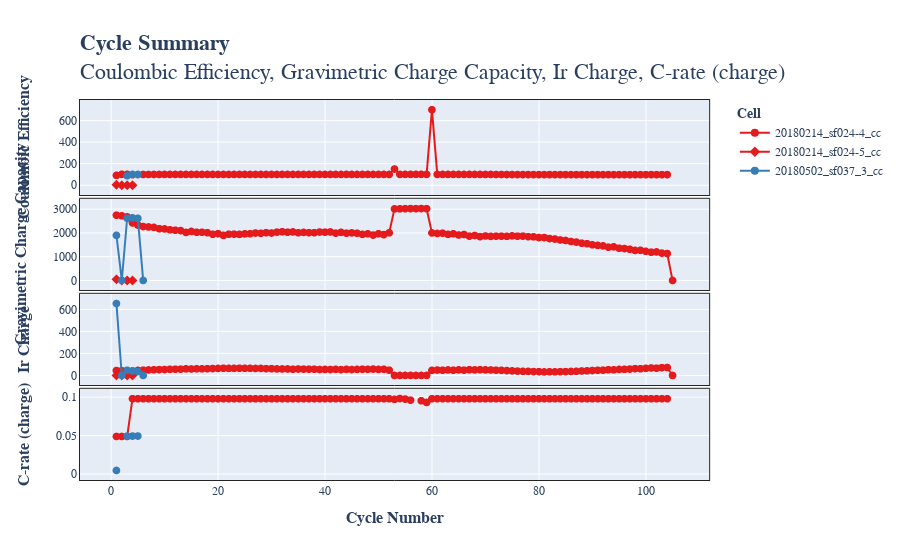

This figure's notebook cell:
### Markdown cell above
# 4. Looking at the data

### Code cell
# Plot the charge capacity and the C.E. (and resistance) vs. cycle number (standard plot)
b.plot(rate=True)

### Figure 1 — Plotly figure (JSON) as saved in the notebook; plotly's stock layout.template omitted (floating-point values rounded to 4 significant figures)
{"data": [{"hovertemplate": "20180214_sf024-4_cc<br>Group=1<br>Sub-group=1<br>Variable=coulombic_efficiency<br>Cycle number=%{x}<br>Value=%{y}<extra></extra>", "legendgroup": "1", "line": {"color": "rgb(228,26,28)", "dash": "solid"}, "marker": {"size": 8, "symbol": "circle"}, "mode": "lines+markers", "name": "20180214_sf024-4_cc", "showlegend": true, "type": "scattergl", "x": [1, 2, 3, 4, 5, 6, 7, 8, 9, 10, 11, 12, 13, 14, 15, 16, 17, 18, 19, 20, 21, 22, 23, 24, 25, 26, 27, 28, 29, 30, 31, 32, 33, 34, 35, 36, 37, 38, 39, 40, 41, 42, 43, 44, 45, 46, 47, 48, 49, 50, 51, 52, 53, 54, 55, 56, 57, 58, 59, 60, 61, 62, 63, 64, 65, 66, 67, 68, 69, 70, 71, 72, 73, 74, 75, 76, 77, 78, 79, 80, 81, 82, 83, 84, 85, 86, 87, 88, 89, 90, 91, 92, 93, 94, 95, 96, 97, 98, 99, 100, 101, 102, 103, 104, 105], "xaxis": "x4", "y": [91.75, 101.4, 100.9, 98.0, 99.57, 99.93, 99.97, 100.1, 100.2, 100.2, 100.3, 100.3, 100.3, 100.3, 100.3, 100.3, 100.2, 100.3, 100.3, 100.2, 100.4, 100.1, 100.2, 100.2, 100.2, 100.2, 100.1, 100.2, 100.1, 100.3, 100.2, 100.2, 100.2, 100.2, 100.3, 100.3, 100.4, 100.3, 100.3, 100.3, 100.4, 100.4, 100.3, 100.5, 100.4, 100.4, 100.4, 100.5, 100.4, 100.4, 100.5, 100.0, 150.6, 100.7, 101.0, 101.0, 101.0, 101.2, 101.0, 700.6, 100.7, 100.8, 100.5, 100.6, 100.6, 100.4, 100.5, 100.2, 100.4, 100.1, 100.3, 99.79, 99.77, 99.51, 99.45, 99.28, 99.14, 99.08, 99.0, 99.01, 98.82, 98.92, 98.79, 98.84, 98.67, 98.67, 98.54, 98.57, 98.57, 98.48, 98.72, 98.33, 98.77, 98.31, 98.45, 98.63, 98.32, 98.66, 98.55, 98.52, 98.81, 98.47, 98.65, 98.82, null], "yaxis": "y4"}, {"hovertemplate": "20180214_sf024-4_cc<br>Group=1<br>Sub-group=1<br>Variable=charge_capacity_gravimetric<br>Cycle number=%{x}<br>Value=%{y}<extra></extra>", "legendgroup": "1", "line": {"color": "rgb(228,26,28)", "dash": "solid"}, "marker": {"size": 8, "symbol": "circle"}, "mode": "lines+markers", "name": "20180214_sf024-4_cc", "showlegend": false, "type": "scattergl", "x": [1, 2, 3, 4, 5, 6, 7, 8, 9, 10, 11, 12, 13, 14, 15, 16, 17, 18, 19, 20, 21, 22, 23, 24, 25, 26, 27, 28, 29, 30, 31, 32, 33, 34, 35, 36, 37, 38, 39, 40, 41, 42, 43, 44, 45, 46, 47, 48, 49, 50, 51, 52, 53, 54, 55, 56, 57, 58, 59, 60, 61, 62, 63, 64, 65, 66, 67, 68, 69, 70, 71, 72, 73, 74, 75, 76, 77, 78, 79, 80, 81, 82, 83, 84, 85, 86, 87, 88, 89, 90, 91, 92, 93, 94, 95, 96, 97, 98, 99, 100, 101, 102, 103, 104, 105], "xaxis": "x3", "y": [2754.0, 2727.0, 2683.0, 2426.0, 2338.0, 2276.0, 2258.0, 2240.0, 2185.0, 2175.0, 2138.0, 2121.0, 2105.0, 2026.0, 2069.0, 2035.0, 2034.0, 2017.0, 1947.0, 1976.0, 1902.0, 1951.0, 1953.0, 1945.0, 1966.0, 1973.0, 2002.0, 1991.0, 2015.0, 2002.0, 2039.0, 2056.0, 2037.0, 2048.0, 2013.0, 2028.0, 2017.0, 2016.0, 2044.0, 2038.0, 2047.0, 1998.0, 2029.0, 1996.0, 2007.0, 1993.0, 1946.0, 1967.0, 1915.0, 1970.0, 1935.0, 2013.0, 3021.0, 3022.0, 3030.0, 3033.0, 3031.0, 3035.0, 3029.0, 2005.0, 1983.0, 1994.0, 1945.0, 1970.0, 1919.0, 1940.0, 1871.0, 1897.0, 1851.0, 1877.0, 1860.0, 1870.0, 1869.0, 1862.0, 1881.0, 1868.0, 1872.0, 1849.0, 1840.0, 1811.0, 1812.0, 1768.0, 1748.0, 1708.0, 1687.0, 1645.0, 1620.0, 1573.0, 1551.0, 1504.0, 1480.0, 1459.0, 1405.0, 1419.0, 1361.0, 1346.0, 1316.0, 1267.0, 1273.0, 1231.0, 1194.0, 1204.0, 1155.0, 1136.0, 0], "yaxis": "y3"}, {"hovertemplate": "20180214_sf024-4_cc<br>Group=1<br>Sub-group=1<br>Variable=ir_charge<br>Cycle number=%{x}<br>Value=%{y}<extra></extra>", "legendgroup": "1", "line": {"color": "rgb(228,26,28)", "dash": "solid"}, "marker": {"size": 8, "symbol": "circle"}, "mode": "lines+markers", "name": "20180214_sf024-4_cc", "showlegend": false, "type": "scattergl", "x": [1, 2, 3, 4, 5, 6, 7, 8, 9, 10, 11, 12, 13, 14, 15, 16, 17, 18, 19, 20, 21, 22, 23, 24, 25, 26, 27, 28, 29, 30, 31, 32, 33, 34, 35, 36, 37, 38, 39, 40, 41, 42, 43, 44, 45, 46, 47, 48, 49, 50, 51, 52, 53, 54, 55, 56, 57, 58, 59, 60, 61, 62, 63, 64, 65, 66, 67, 68, 69, 70, 71, 72, 73, 74, 75, 76, 77, 78, 79, 80, 81, 82, 83, 84, 85, 86, 87, 88, 89, 90, 91, 92, 93, 94, 95, 96, 97, 98, 99, 100, 101, 102, 103, 104, 105], "xaxis": "x2", "y": [44.93, 43.93, 43.3, 42.04, 45.6, 48.46, 50.03, 51.58, 53.39, 53.9, 55.97, 56.72, 57.62, 60.34, 58.95, 60.57, 60.33, 61.6, 63.14, 63.92, 65.64, 64.63, 64.72, 65.52, 65.36, 64.87, 63.66, 63.89, 62.18, 61.96, 59.74, 59.2, 59.19, 56.79, 58.77, 57.77, 57.36, 56.78, 54.37, 54.76, 54.22, 55.77, 53.12, 55.46, 53.92, 55.07, 56.89, 55.79, 58.37, 55.21, 56.2, 48.22, 0, 0.3231, 0.4408, 0.528, 0, 0.2393, 0.3654, 46.32, 49.47, 47.68, 50.07, 47.75, 50.54, 48.63, 52.37, 50.42, 52.58, 50.63, 49.93, 47.88, 46.63, 44.58, 41.41, 39.85, 37.53, 37.0, 35.27, 35.01, 31.97, 33.32, 32.76, 34.39, 34.83, 36.35, 37.65, 40.76, 41.91, 45.09, 46.97, 48.18, 52.26, 51.34, 55.19, 56.08, 58.12, 62.23, 61.31, 64.81, 68.14, 66.61, 71.04, 72.34, 0], "yaxis": "y2"}, {"hovertemplate": "20180214_sf024-4_cc<br>Group=1<br>Sub-group=1<br>Variable=charge_c_rate<br>Cycle number=%{x}<br>Value=%{y}<extra></extra>", "legendgroup": "1", "line": {"color": "rgb(228,26,28)", "dash": "solid"}, "marker": {"size": 8, "symbol": "circle"}, "mode": "lines+markers", "name": "20180214_sf024-4_cc", "showlegend": false, "type": "scattergl", "x": [1, 2, 3, 4, 5, 6, 7, 8, 9, 10, 11, 12, 13, 14, 15, 16, 17, 18, 19, 20, 21, 22, 23, 24, 25, 26, 27, 28, 29, 30, 31, 32, 33, 34, 35, 36, 37, 38, 39, 40, 41, 42, 43, 44, 45, 46, 47, 48, 49, 50, 51, 52, 53, 54, 55, 56, 57, 58, 59, 60, 61, 62, 63, 64, 65, 66, 67, 68, 69, 70, 71, 72, 73, 74, 75, 76, 77, 78, 79, 80, 81, 82, 83, 84, 85, 86, 87, 88, 89, 90, 91, 92, 93, 94, 95, 96, 97, 98, 99, 100, 101, 102, 103, 104, 105], "xaxis": "x", "y": [0.04895, 0.04894, 0.04894, 0.09807, 0.09807, 0.09806, 0.09807, 0.09807, 0.09807, 0.09806, 0.09807, 0.09806, 0.09806, 0.09806, 0.09806, 0.09807, 0.09806, 0.09805, 0.09806, 0.09805, 0.09806, 0.09806, 0.09805, 0.09806, 0.09806, 0.09806, 0.09804, 0.09806, 0.09807, 0.09805, 0.09806, 0.09806, 0.09805, 0.09806, 0.09806, 0.09806, 0.09806, 0.09806, 0.09807, 0.09806, 0.09806, 0.09806, 0.09806, 0.09805, 0.09806, 0.09805, 0.09805, 0.09805, 0.09806, 0.09806, 0.09806, 0.09807, 0.09725, 0.09831, 0.09762, 0.09623, null, 0.09545, 0.09321, 0.09806, 0.09806, 0.09806, 0.09806, 0.09806, 0.09806, 0.09806, 0.09807, 0.09806, 0.09806, 0.09805, 0.09807, 0.09805, 0.09806, 0.09807, 0.09807, 0.09805, 0.09806, 0.09806, 0.09806, 0.09808, 0.09807, 0.09807, 0.09807, 0.09807, 0.09806, 0.09806, 0.09807, 0.09809, 0.09807, 0.09809, 0.09807, 0.09807, 0.09807, 0.09808, 0.09807, 0.09808, 0.09807, 0.09808, 0.09808, 0.09808, 0.09806, 0.09808, 0.09809, 0.09808, null], "yaxis": "y"}, {"hovertemplate": "20180214_sf024-5_cc<br>Group=1<br>Sub-group=2<br>Variable=coulombic_efficiency<br>Cycle number=%{x}<br>Value=%{y}<extra></extra>", "legendgroup": "1", "line": {"color": "rgb(228,26,28)", "dash": "solid"}, "marker": {"size": 8, "symbol": "diamond"}, "mode": "lines+markers", "name": "20180214_sf024-5_cc", "showlegend": true, "type": "scattergl", "x": [1, 2, 3, 4, 5, 6, 7, 8, 9, 10, 11, 12, 13, 14, 15, 16, 17, 18, 19, 20, 21, 22, 23, 24, 25, 26, 27, 28, 29, 30, 31, 32, 33, 34, 35, 36, 37, 38, 39, 40, 41, 42, 43, 44, 45, 46, 47, 48, 49, 50, 51, 52, 53, 54, 55, 56, 57, 58, 59, 60, 61, 62, 63, 64, 65, 66, 67, 68, 69, 70, 71, 72, 73, 74, 75, 76, 77, 78, 79, 80, 81, 82, 83, 84, 85, 86, 87, 88, 89, 90, 91, 92, 93, 94, 95, 96, 97, 98, 99, 100, 101, 102, 103, 104, 105], "xaxis": "x4", "y": [4.392, 0, 0, 0, null, null, null, null, null, null, null, null, null, null, null, null, null, null, null, null, null, null, null, null, null, null, null, null, null, null, null, null, null, null, null, null, null, null, null, null, null, null, null, null, null, null, null, null, null, null, null, null, null, null, null, null, null, null, null, null, null, null, null, null, null, null, null, null, null, null, null, null, null, null, null, null, null, null, null, null, null, null, null, null, null, null, null, null, null, null, null, null, null, null, null, null, null, null, null, null, null, null, null, null, null], "yaxis": "y4"}, {"hovertemplate": "20180214_sf024-5_cc<br>Group=1<br>Sub-group=2<br>Variable=charge_capacity_gravimetric<br>Cycle number=%{x}<br>Value=%{y}<extra></extra>", "legendgroup": "1", "line": {"color": "rgb(228,26,28)", "dash": "solid"}, "marker": {"size": 8, "symbol": "diamond"}, "mode": "lines+markers", "name": "20180214_sf024-5_cc", "showlegend": false, "type": "scattergl", "x": [1, 2, 3, 4, 5, 6, 7, 8, 9, 10, 11, 12, 13, 14, 15, 16, 17, 18, 19, 20, 21, 22, 23, 24, 25, 26, 27, 28, 29, 30, 31, 32, 33, 34, 35, 36, 37, 38, 39, 40, 41, 42, 43, 44, 45, 46, 47, 48, 49, 50, 51, 52, 53, 54, 55, 56, 57, 58, 59, 60, 61, 62, 63, 64, 65, 66, 67, 68, 69, 70, 71, 72, 73, 74, 75, 76, 77, 78, 79, 80, 81, 82, 83, 84, 85, 86, 87, 88, 89, 90, 91, 92, 93, 94, 95, 96, 97, 98, 99, 100, 101, 102, 103, 104, 105], "xaxis": "x3", "y": [46.81, 0, 0, 0, null, null, null, null, null, null, null, null, null, null, null, null, null, null, null, null, null, null, null, null, null, null, null, null, null, null, null, null, null, null, null, null, null, null, null, null, null, null, null, null, null, null, null, null, null, null, null, null, null, null, null, null, null, null, null, null, null, null, null, null, null, null, null, null, null, null, null, null, null, null, null, null, null, null, null, null, null, null, null, null, null, null, null, null, null, null, null, null, null, null, null, null, null, null, null, null, null, null, null, null, null], "yaxis": "y3"}, {"hovertemplate": "20180214_sf024-5_cc<br>Group=1<br>Sub-group=2<br>Variable=ir_charge<br>Cycle number=%{x}<br>Value=%{y}<extra></extra>", "legendgroup": "1", "line": {"color": "rgb(228,26,28)", "dash": "solid"}, "marker": {"size": 8, "symbol": "diamond"}, "mode": "lines+markers", "name": "20180214_sf024-5_cc", "showlegend": false, "type": "scattergl", "x": [1, 2, 3, 4, 5, 6, 7, 8, 9, 10, 11, 12, 13, 14, 15, 16, 17, 18, 19, 20, 21, 22, 23, 24, 25, 26, 27, 28, 29, 30, 31, 32, 33, 34, 35, 36, 37, 38, 39, 40, 41, 42, 43, 44, 45, 46, 47, 48, 49, 50, 51, 52, 53, 54, 55, 56, 57, 58, 59, 60, 61, 62, 63, 64, 65, 66, 67, 68, 69, 70, 71, 72, 73, 74, 75, 76, 77, 78, 79, 80, 81, 82, 83, 84, 85, 86, 87, 88, 89, 90, 91, 92, 93, 94, 95, 96, 97, 98, 99, 100, 101, 102, 103, 104, 105], "xaxis": "x2", "y": [0, 0, 0, 0, null, null, null, null, null, null, null, null, null, null, null, null, null, null, null, null, null, null, null, null, null, null, null, null, null, null, null, null, null, null, null, null, null, null, null, null, null, null, null, null, null, null, null, null, null, null, null, null, null, null, null, null, null, null, null, null, null, null, null, null, null, null, null, null, null, null, null, null, null, null, null, null, null, null, null, null, null, null, null, null, null, null, null, null, null, null, null, null, null, null, null, null, null, null, null, null, null, null, null, null, null], "yaxis": "y2"}, {"hovertemplate": "20180214_sf024-5_cc<br>Group=1<br>Sub-group=2<br>Variable=charge_c_rate<br>Cycle number=%{x}<br>Value=%{y}<extra></extra>", "legendgroup": "1", "line": {"color": "rgb(228,26,28)", "dash": "solid"}, "marker": {"size": 8, "symbol": "diamond"}, "mode": "lines+markers", "name": "20180214_sf024-5_cc", "showlegend": false, "type": "scattergl", "x": [1, 2, 3, 4, 5, 6, 7, 8, 9, 10, 11, 12, 13, 14, 15, 16, 17, 18, 19, 20, 21, 22, 23, 24, 25, 26, 27, 28, 29, 30, 31, 32, 33, 34, 35, 36, 37, 38, 39, 40, 41, 42, 43, 44, 45, 46, 47, 48, 49, 50, 51, 52, 53, 54, 55, 56, 57, 58, 59, 60, 61, 62, 63, 64, 65, 66, 67, 68, 69, 70, 71, 72, 73, 74, 75, 76, 77, 78, 79, 80, 81, 82, 83, 84, 85, 86, 87, 88, 89, 90, 91, 92, 93, 94, 95, 96, 97, 98, 99, 100, 101, 102, 103, 104, 105], "xaxis": "x", "y": [null, null, null, null, null, null, null, null, null, null, null, null, null, null, null, null, null, null, null, null, null, null, null, null, null, null, null, null, null, null, null, null, null, null, null, null, null, null, null, null, null, null, null, null, null, null, null, null, null, null, null, null, null, null, null, null, null, null, null, null, null, null, null, null, null, null, null, null, null, null, null, null, null, null, null, null, null, null, null, null, null, null, null, null, null, null, null, null, null, null, null, null, null, null, null, null, null, null, null, null, null, null, null, null, null], "yaxis": "y"}, {"hovertemplate": "20180502_sf037_3_cc<br>Group=2<br>Sub-group=1<br>Variable=coulombic_efficiency<br>Cycle number=%{x}<br>Value=%{y}<extra></extra>", "legendgroup": "2", "line": {"color": "rgb(55,126,184)", "dash": "solid"}, "marker": {"size": 8, "symbol": "circle"}, "mode": "lines+markers", "name": "20180502_sf037_3_cc", "showlegend": true, "type": "scattergl", "x": [1, 2, 3, 4, 5, 6, 7, 8, 9, 10, 11, 12, 13, 14, 15, 16, 17, 18, 19, 20, 21, 22, 23, 24, 25, 26, 27, 28, 29, 30, 31, 32, 33, 34, 35, 36, 37, 38, 39, 40, 41, 42, 43, 44, 45, 46, 47, 48, 49, 50, 51, 52, 53, 54, 55, 56, 57, 58, 59, 60, 61, 62, 63, 64, 65, 66, 67, 68, 69, 70, 71, 72, 73, 74, 75, 76, 77, 78, 79, 80, 81, 82, 83, 84, 85, 86, 87, 88, 89, 90, 91, 92, 93, 94, 95, 96, 97, 98, 99, 100, 101, 102, 103, 104, 105], "xaxis": "x4", "y": [null, null, 87.76, 100.8, 100.0, null, null, null, null, null, null, null, null, null, null, null, null, null, null, null, null, null, null, null, null, null, null, null, null, null, null, null, null, null, null, null, null, null, null, null, null, null, null, null, null, null, null, null, null, null, null, null, null, null, null, null, null, null, null, null, null, null, null, null, null, null, null, null, null, null, null, null, null, null, null, null, null, null, null, null, null, null, null, null, null, null, null, null, null, null, null, null, null, null, null, null, null, null, null, null, null, null, null, null, null], "yaxis": "y4"}, {"hovertemplate": "20180502_sf037_3_cc<br>Group=2<br>Sub-group=1<br>Variable=charge_capacity_gravimetric<br>Cycle number=%{x}<br>Value=%{y}<extra></extra>", "legendgroup": "2", "line": {"color": "rgb(55,126,184)", "dash": "solid"}, "marker": {"size": 8, "symbol": "circle"}, "mode": "lines+markers", "name": "20180502_sf037_3_cc", "showlegend": false, "type": "scattergl", "x": [1, 2, 3, 4, 5, 6, 7, 8, 9, 10, 11, 12, 13, 14, 15, 16, 17, 18, 19, 20, 21, 22, 23, 24, 25, 26, 27, 28, 29, 30, 31, 32, 33, 34, 35, 36, 37, 38, 39, 40, 41, 42, 43, 44, 45, 46, 47, 48, 49, 50, 51, 52, 53, 54, 55, 56, 57, 58, 59, 60, 61, 62, 63, 64, 65, 66, 67, 68, 69, 70, 71, 72, 73, 74, 75, 76, 77, 78, 79, 80, 81, 82, 83, 84, 85, 86, 87, 88, 89, 90, 91, 92, 93, 94, 95, 96, 97, 98, 99, 100, 101, 102, 103, 104, 105], "xaxis": "x3", "y": [1904.0, 0.4885, 2624.0, 2643.0, 2622.0, 0, null, null, null, null, null, null, null, null, null, null, null, null, null, null, null, null, null, null, null, null, null, null, null, null, null, null, null, null, null, null, null, null, null, null, null, null, null, null, null, null, null, null, null, null, null, null, null, null, null, null, null, null, null, null, null, null, null, null, null, null, null, null, null, null, null, null, null, null, null, null, null, null, null, null, null, null, null, null, null, null, null, null, null, null, null, null, null, null, null, null, null, null, null, null, null, null, null, null, null], "yaxis": "y3"}, {"hovertemplate": "20180502_sf037_3_cc<br>Group=2<br>Sub-group=1<br>Variable=ir_charge<br>Cycle number=%{x}<br>Value=%{y}<extra></extra>", "legendgroup": "2", "line": {"color": "rgb(55,126,184)", "dash": "solid"}, "marker": {"size": 8, "symbol": "circle"}, "mode": "lines+markers", "name": "20180502_sf037_3_cc", "showlegend": false, "type": "scattergl", "x": [1, 2, 3, 4, 5, 6, 7, 8, 9, 10, 11, 12, 13, 14, 15, 16, 17, 18, 19, 20, 21, 22, 23, 24, 25, 26, 27, 28, 29, 30, 31, 32, 33, 34, 35, 36, 37, 38, 39, 40, 41, 42, 43, 44, 45, 46, 47, 48, 49, 50, 51, 52, 53, 54, 55, 56, 57, 58, 59, 60, 61, 62, 63, 64, 65, 66, 67, 68, 69, 70, 71, 72, 73, 74, 75, 76, 77, 78, 79, 80, 81, 82, 83, 84, 85, 86, 87, 88, 89, 90, 91, 92, 93, 94, 95, 96, 97, 98, 99, 100, 101, 102, 103, 104, 105], "xaxis": "x2", "y": [654.6, 0, 47.55, 41.2, 35.76, 0, null, null, null, null, null, null, null, null, null, null, null, null, null, null, null, null, null, null, null, null, null, null, null, null, null, null, null, null, null, null, null, null, null, null, null, null, null, null, null, null, null, null, null, null, null, null, null, null, null, null, null, null, null, null, null, null, null, null, null, null, null, null, null, null, null, null, null, null, null, null, null, null, null, null, null, null, null, null, null, null, null, null, null, null, null, null, null, null, null, null, null, null, null, null, null, null, null, null, null], "yaxis": "y2"}, {"hovertemplate": "20180502_sf037_3_cc<br>Group=2<br>Sub-group=1<br>Variable=charge_c_rate<br>Cycle number=%{x}<br>Value=%{y}<extra></extra>", "legendgroup": "2", "line": {"color": "rgb(55,126,184)", "dash": "solid"}, "marker": {"size": 8, "symbol": "circle"}, "mode": "lines+markers", "name": "20180502_sf037_3_cc", "showlegend": false, "type": "scattergl", "x": [1, 2, 3, 4, 5, 6, 7, 8, 9, 10, 11, 12, 13, 14, 15, 16, 17, 18, 19, 20, 21, 22, 23, 24, 25, 26, 27, 28, 29, 30, 31, 32, 33, 34, 35, 36, 37, 38, 39, 40, 41, 42, 43, 44, 45, 46, 47, 48, 49, 50, 51, 52, 53, 54, 55, 56, 57, 58, 59, 60, 61, 62, 63, 64, 65, 66, 67, 68, 69, 70, 71, 72, 73, 74, 75, 76, 77, 78, 79, 80, 81, 82, 83, 84, 85, 86, 87, 88, 89, 90, 91, 92, 93, 94, 95, 96, 97, 98, 99, 100, 101, 102, 103, 104, 105], "xaxis": "x", "y": [0.00472, null, 0.04943, 0.04948, 0.04953, null, null, null, null, null, null, null, null, null, null, null, null, null, null, null, null, null, null, null, null, null, null, null, null, null, null, null, null, null, null, null, null, null, null, null, null, null, null, null, null, null, null, null, null, null, null, null, null, null, null, null, null, null, null, null, null, null, null, null, null, null, null, null, null, null, null, null, null, null, null, null, null, null, null, null, null, null, null, null, null, null, null, null, null, null, null, null, null, null, null, null, null, null, null, null, null, null, null, null, null], "yaxis": "y"}], "layout": {"annotations": [{"font": {}, "showarrow": false, "text": "", "textangle": 90, "x": 0.98, "xanchor": "left", "xref": "paper", "y": 0.1138, "yanchor": "middle", "yref": "paper"}, {"font": {}, "showarrow": false, "text": "", "textangle": 90, "x": 0.98, "xanchor": "left", "xref": "paper", "y": 0.3712, "yanchor": "middle", "yref": "paper"}, {"font": {}, "showarrow": false, "text": "", "textangle": 90, "x": 0.98, "xanchor": "left", "xref": "paper", "y": 0.6288, "yanchor": "middle", "yref": "paper"}, {"font": {}, "showarrow": false, "text": "", "textangle": 90, "x": 0.98, "xanchor": "left", "xref": "paper", "y": 0.8862, "yanchor": "middle", "yref": "paper"}], "autosize": true, "legend": {"orientation": "v", "title": {"text": "<b>Cell</b>"}, "tracegroupgap": 0}, "showlegend": true, "title": {"text": "<b>Cycle Summary</b><br>Coulombic Efficiency, Gravimetric Charge Capacity, Ir Charge, C-rate (charge)"}, "xaxis": {"anchor": "y", "autorange": true, "domain": [0, 0.98], "range": [-5.631, 111.6], "title": {"text": "<b>Cycle Number</b>"}, "type": "linear"}, "xaxis2": {"anchor": "y2", "autorange": true, "domain": [0, 0.98], "matches": "x", "range": [-5.631, 111.6], "showticklabels": false, "type": "linear"}, "xaxis3": {"anchor": "y3", "autorange": true, "domain": [0, 0.98], "matches": "x", "range": [-5.631, 111.6], "showticklabels": false, "type": "linear"}, "xaxis4": {"anchor": "y4", "autorange": true, "domain": [0, 0.98], "matches": "x", "range": [-5.631, 111.6], "showticklabels": false, "type": "linear"}, "yaxis": {"anchor": "x", "autorange": true, "domain": [0, 0.24], "range": [-0.002952, 0.106], "title": {"text": "<b>C-rate (charge)</b>"}, "type": "linear"}, "yaxis2": {"anchor": "x2", "autorange": true, "domain": [0.25, 0.49], "range": [-53.66, 708.2], "title": {"text": "<b>Ir Charge</b>"}, "type": "linear"}, "yaxis3": {"anchor": "x3", "autorange": true, "domain": [0.5, 0.74], "range": [-248.8, 3284.0], "title": {"text": "<b>Gravimetric Charge Capacity</b>"}, "type": "linear"}, "yaxis4": {"anchor": "x4", "autorange": true, "domain": [0.75, 1], "range": [-56.65, 757.2], "title": {"text": "<b>Coulombic Efficiency</b>"}, "type": "linear"}}}
